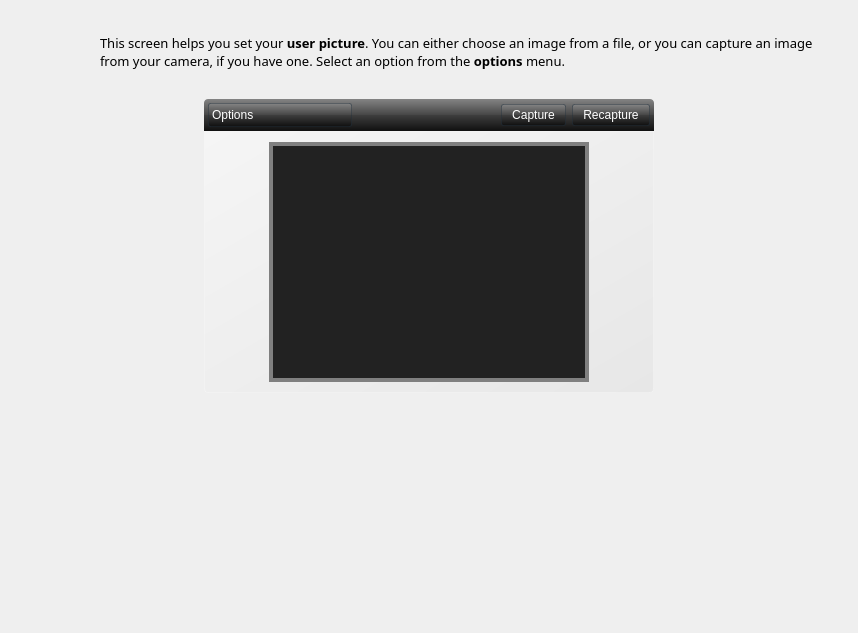
<?xml version="1.0" encoding="UTF-8"?>
<ui version="4.0">
 <class>Form</class>
 <widget class="QWidget" name="Form">
  <property name="geometry">
   <rect>
    <x>0</x>
    <y>0</y>
    <width>858</width>
    <height>633</height>
   </rect>
  </property>
  <property name="windowTitle">
   <string>Form</string>
  </property>
  <layout class="QGridLayout" name="gridLayout">
   <property name="margin">
    <number>20</number>
   </property>
   <item row="0" column="0">
    <widget class="QLabel" name="label_2">
     <property name="minimumSize">
      <size>
       <width>64</width>
       <height>64</height>
      </size>
     </property>
     <property name="maximumSize">
      <size>
       <width>64</width>
       <height>64</height>
      </size>
     </property>
     <property name="text">
      <string/>
     </property>
     <property name="pixmap">
      <pixmap resource="../data/kapudan.qrc">:/raw/pixmap/preferences-desktop-personal.png</pixmap>
     </property>
    </widget>
   </item>
   <item row="0" column="1">
    <widget class="QLabel" name="description">
     <property name="sizePolicy">
      <sizepolicy hsizetype="Preferred" vsizetype="Preferred">
       <horstretch>0</horstretch>
       <verstretch>0</verstretch>
      </sizepolicy>
     </property>
     <property name="minimumSize">
      <size>
       <width>300</width>
       <height>0</height>
      </size>
     </property>
     <property name="font">
      <font>
       <family>Sans Serif</family>
       <pointsize>10</pointsize>
      </font>
     </property>
     <property name="styleSheet">
      <string notr="true"/>
     </property>
     <property name="text">
      <string>&lt;html&gt;&lt;head/&gt;&lt;body&gt;&lt;p&gt;This screen helps you set your &lt;span style=&quot; font-weight:600;&quot;&gt;user picture&lt;/span&gt;. You can either choose an image from a file, or you can capture an image from your camera, if you have one. Select an option from the &lt;span style=&quot; font-weight:600;&quot;&gt;options&lt;/span&gt; menu.&lt;/p&gt;&lt;/body&gt;&lt;/html&gt;</string>
     </property>
     <property name="wordWrap">
      <bool>true</bool>
     </property>
     <property name="indent">
      <number>10</number>
     </property>
    </widget>
   </item>
   <item row="1" column="0" colspan="2">
    <widget class="QScrollArea" name="scrollArea">
     <property name="styleSheet">
      <string notr="true">#scrollAreaWidgetContents {
	background-color: rgba(0,0,0,0);
}

#scrollArea{
	border: 0px;
	background-color: rgba(0,0,0,0);
}</string>
     </property>
     <property name="frameShape">
      <enum>QFrame::NoFrame</enum>
     </property>
     <property name="widgetResizable">
      <bool>true</bool>
     </property>
     <widget class="QWidget" name="scrollAreaWidgetContents">
      <property name="geometry">
       <rect>
        <x>0</x>
        <y>0</y>
        <width>818</width>
        <height>525</height>
       </rect>
      </property>
      <layout class="QGridLayout" name="gridLayout_2">
       <item row="0" column="0">
        <layout class="QVBoxLayout" name="verticalLayout_2">
         <property name="spacing">
          <number>0</number>
         </property>
         <item>
          <widget class="QGroupBox" name="groupBox_3">
           <property name="sizePolicy">
            <sizepolicy hsizetype="Fixed" vsizetype="Preferred">
             <horstretch>0</horstretch>
             <verstretch>0</verstretch>
            </sizepolicy>
           </property>
           <property name="minimumSize">
            <size>
             <width>450</width>
             <height>0</height>
            </size>
           </property>
           <property name="maximumSize">
            <size>
             <width>450</width>
             <height>16777215</height>
            </size>
           </property>
           <property name="styleSheet">
            <string notr="true">#groupBox_3{
    background-color: qlineargradient(spread:pad, x1:0.5, y1:0, x2:0.5, y2:1, stop:0 rgba(132, 132, 132, 255), stop:0.501481 rgba(70, 70, 70, 255), stop:0.503057 rgba(62, 62, 62, 255), stop:1 rgba(16, 16, 16, 255));
/*
background-color: qlineargradient(spread:pad, x1:0.5, y1:1, x2:0.5, y2:0, stop:0 rgba(26, 38, 45, 255), stop:0.398093 rgba(51, 72, 91, 255), stop:0.521739 rgba(45, 76, 94, 255), stop:0.531585 rgba(49, 84, 106, 255), stop:0.983696 rgba(99, 141, 164, 255), stop:1 rgba(120, 146, 172, 255));*/
	border-top-left-radius: 4px;
	border-top-right-radius: 4px;
}

QPushButton{
	padding: 3px 10px 3px 10px;
	color: white;
	border:0px;
	background-color: qlineargradient(spread:pad, x1:0.5, y1:0, x2:0.5, y2:1, stop:0 rgba(132, 132, 132, 255), stop:0.501481 rgba(70, 70, 70, 255), stop:0.503057 rgba(62, 62, 62, 255), stop:1 rgba(16, 16, 16, 255));
	/*background-color: qlineargradient(spread:pad, x1:0.5, y1:1, x2:0.5, y2:0, stop:0 rgba(120, 146, 172, 255), stop:0.0155729 rgba(99, 141, 164, 255), stop:0.538376 rgba(49, 84, 106, 255), stop:1 rgba(51, 72, 91, 255))*/
}

QPushButton::flat:hover{
	border:1px solid  rgba(34, 49, 60, 100);
	border-radius:2px;
	background-color: qlineargradient(spread:pad, x1:0.5, y1:1, x2:0.5, y2:0, stop:0 rgba(129, 3, 3, 255), stop:0.0192308 rgba(160, 35, 25, 255), stop:0.521739 rgba(166, 35, 29, 255), stop:0.531585 rgba(184, 46, 40, 255), stop:0.983696 rgba(168, 78, 74, 255), stop:1 rgba(210, 110, 110, 255))
}

QPushButton::flat{
	border:1px solid  rgba(34, 49, 60, 100);
	border-radius:2px;
	background-color: qlineargradient(spread:pad, x1:0.5, y1:0, x2:0.5, y2:1, stop:0 rgba(132, 132, 132, 255), stop:0.501481 rgba(70, 70, 70, 255), stop:0.503057 rgba(62, 62, 62, 255), stop:1 rgba(16, 16, 16, 255));
	/*
	background-color: qlineargradient(spread:pad, x1:0.5, y1:1, x2:0.5, y2:0, stop:0 rgba(26, 38, 45, 150), stop:0.398093 rgba(44, 62, 79, 255), stop:0.521739 rgba(36, 61, 76, 255), stop:0.531585 rgba(40, 68, 86, 255), stop:0.983696 rgba(73, 109, 129, 255), stop:1 rgba(89, 108, 127, 255))
	*/
}

QPushButton::flat:pressed{
	border:1px solid  rgba(34, 49, 60, 100);
	border-radius:2px;
	padding: 3px 10px 3px 10px;
	background-color: qlineargradient(spread:pad, x1:0.5, y1:1, x2:0.5, y2:0, stop:0 rgba(129, 3, 3, 255), stop:0.0192308 rgba(160, 35, 25, 255), stop:0.521739 rgba(166, 35, 29, 255), stop:0.531585 rgba(184, 46, 40, 255), stop:0.983696 rgba(168, 78, 74, 255), stop:1 rgba(210, 110, 110, 255))
}
/* ====================================== */

 QComboBox {
     border:1px solid  rgba(34, 49, 60, 100);
     border-radius:2px;
     padding: 1px 18px 1px 3px;
     min-width: 6em;
	 color: white;
 }

 QComboBox:editable {
     background: white;
 }

 QComboBox:!editable, QComboBox::drop-down:editable {
	background-color: qlineargradient(spread:pad, x1:0.5, y1:0, x2:0.5, y2:1, stop:0 rgba(132, 132, 132, 255), stop:0.501481 rgba(70, 70, 70, 255), stop:0.503057 rgba(62, 62, 62, 255), stop:1 rgba(16, 16, 16, 255));
 }

 /* QComboBox gets the &quot;on&quot; state when the popup is open */
 QComboBox:!editable:on, QComboBox::drop-down:editable:on {
background-color: qlineargradient(spread:pad, x1:0.5, y1:1, x2:0.5, y2:0, stop:0 rgba(129, 3, 3, 255), stop:0.0192308 rgba(160, 35, 25, 255), stop:0.521739 rgba(166, 35, 29, 255), stop:0.531585 rgba(184, 46, 40, 255), stop:0.983696 rgba(168, 78, 74, 255), stop:1 rgba(210, 110, 110, 255));
 }

 QComboBox:on { /* shift the text when the popup opens */
     padding-top: 3px;
     padding-left: 4px;
 }

 QComboBox::drop-down {
     subcontrol-origin: padding;
     subcontrol-position: top right;
     width: 20px;
     border:0px solid  rgba(34, 49, 60, 100);
 }

 QComboBox::down-arrow {
	image: url(:/raw/pixmap/white-arrow-down.gif);
     /*image: url(/usr/share/icons/crystalsvg/16x16/actions/1downarrow.png);*/
 }

 QComboBox::down-arrow:on { /* shift the arrow when popup is open */
     top: 1px;
     left: 1px;
 }</string>
           </property>
           <property name="title">
            <string/>
           </property>
           <property name="flat">
            <bool>true</bool>
           </property>
           <layout class="QGridLayout" name="gridLayout_3">
            <property name="margin">
             <number>4</number>
            </property>
            <item row="0" column="0">
             <widget class="QComboBox" name="comboBox">
              <property name="sizePolicy">
               <sizepolicy hsizetype="Expanding" vsizetype="Fixed">
                <horstretch>0</horstretch>
                <verstretch>0</verstretch>
               </sizepolicy>
              </property>
              <property name="minimumSize">
               <size>
                <width>137</width>
                <height>24</height>
               </size>
              </property>
              <property name="maximumSize">
               <size>
                <width>200</width>
                <height>16777215</height>
               </size>
              </property>
              <property name="contextMenuPolicy">
               <enum>Qt::DefaultContextMenu</enum>
              </property>
              <property name="toolTip">
               <string/>
              </property>
              <property name="editable">
               <bool>false</bool>
              </property>
              <property name="currentIndex">
               <number>0</number>
              </property>
              <property name="maxVisibleItems">
               <number>10</number>
              </property>
              <property name="sizeAdjustPolicy">
               <enum>QComboBox::AdjustToContentsOnFirstShow</enum>
              </property>
              <property name="frame">
               <bool>true</bool>
              </property>
              <property name="modelColumn">
               <number>0</number>
              </property>
              <item>
               <property name="text">
                <string>Options</string>
               </property>
              </item>
              <item>
               <property name="text">
                <string>Choose an image</string>
               </property>
              </item>
             </widget>
            </item>
            <item row="0" column="1">
             <spacer name="horizontalSpacer_5">
              <property name="orientation">
               <enum>Qt::Horizontal</enum>
              </property>
              <property name="sizeHint" stdset="0">
               <size>
                <width>40</width>
                <height>20</height>
               </size>
              </property>
             </spacer>
            </item>
            <item row="0" column="2">
             <widget class="QPushButton" name="takeButton">
              <property name="text">
               <string>Capture</string>
              </property>
              <property name="icon">
               <iconset resource="../data/kapudan.qrc">
                <normaloff>:/raw/pixmap/webcamreceive.png</normaloff>:/raw/pixmap/webcamreceive.png</iconset>
              </property>
              <property name="default">
               <bool>true</bool>
              </property>
              <property name="flat">
               <bool>true</bool>
              </property>
             </widget>
            </item>
            <item row="0" column="3">
             <widget class="QPushButton" name="takeAgainButton">
              <property name="text">
               <string>Recapture</string>
              </property>
              <property name="icon">
               <iconset resource="../data/kapudan.qrc">
                <normaloff>:/raw/pixmap/view-refresh.png</normaloff>:/raw/pixmap/view-refresh.png</iconset>
              </property>
              <property name="flat">
               <bool>true</bool>
              </property>
             </widget>
            </item>
           </layout>
          </widget>
         </item>
         <item>
          <widget class="QGroupBox" name="groupBox">
           <property name="sizePolicy">
            <sizepolicy hsizetype="Fixed" vsizetype="Expanding">
             <horstretch>0</horstretch>
             <verstretch>0</verstretch>
            </sizepolicy>
           </property>
           <property name="minimumSize">
            <size>
             <width>450</width>
             <height>0</height>
            </size>
           </property>
           <property name="maximumSize">
            <size>
             <width>450</width>
             <height>16777215</height>
            </size>
           </property>
           <property name="styleSheet">
            <string notr="true">/*QGroupBox{
background-color: qlineargradient(spread:pad, x1:0, y1:0, x2:1, y2:0, stop:0 rgba(0, 0, 0, 81), stop:0.00537634 rgba(95, 34, 52, 80), stop:1 rgba(255, 213, 230, 80));

border: 1px solid rgb(236, 236, 236, 80);

color: rgb(234, 225, 228);
}*/
#groupBox{
margin:0px;
background-color: qlineargradient(spread:pad, x1:1, y1:1, x2:0, y2:0, stop:0 rgba(219, 219, 219, 100), stop:1 rgba(255, 255, 255, 100));
border: 1px solid rgba(255,255,255,50);
border-bottom-left-radius: 4px;
border-bottom-right-radius: 4px;
}</string>
           </property>
           <property name="title">
            <string/>
           </property>
           <property name="flat">
            <bool>true</bool>
           </property>
           <layout class="QHBoxLayout" name="horizontalLayout_2">
            <property name="spacing">
             <number>10</number>
            </property>
            <property name="margin">
             <number>10</number>
            </property>
            <item>
             <widget class="QLabel" name="camGoruntu">
              <property name="minimumSize">
               <size>
                <width>320</width>
                <height>240</height>
               </size>
              </property>
              <property name="maximumSize">
               <size>
                <width>320</width>
                <height>240</height>
               </size>
              </property>
              <property name="styleSheet">
               <string notr="true">background-color: #222222;
border: 4px solid gray;</string>
              </property>
              <property name="text">
               <string/>
              </property>
             </widget>
            </item>
           </layout>
          </widget>
         </item>
        </layout>
       </item>
       <item row="2" column="0">
        <spacer name="verticalSpacer">
         <property name="orientation">
          <enum>Qt::Vertical</enum>
         </property>
         <property name="sizeHint" stdset="0">
          <size>
           <width>20</width>
           <height>40</height>
          </size>
         </property>
        </spacer>
       </item>
      </layout>
     </widget>
    </widget>
   </item>
  </layout>
 </widget>
 <resources>
  <include location="../data/kapudan.qrc"/>
 </resources>
 <connections/>
</ui>
